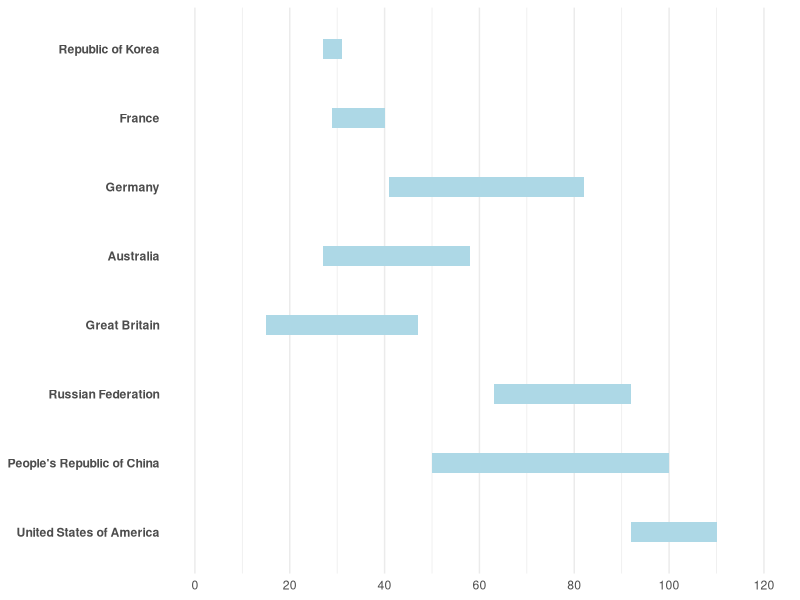
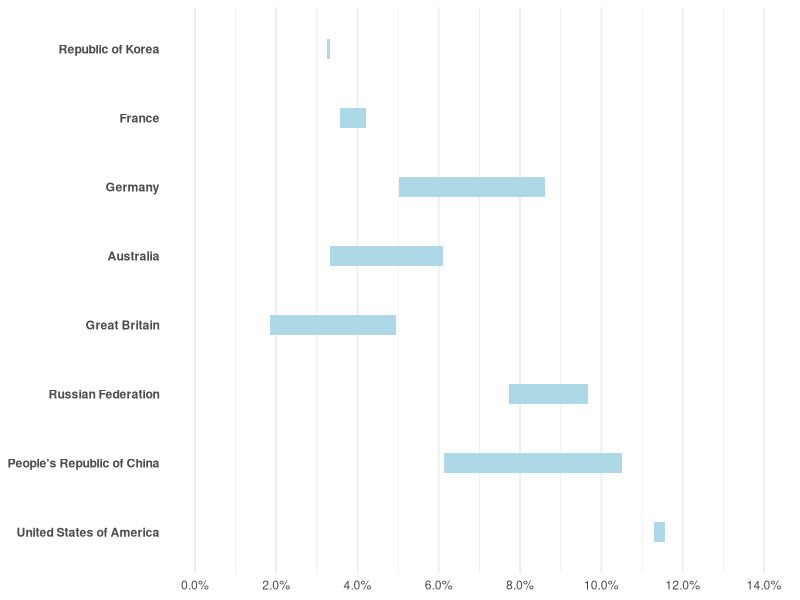
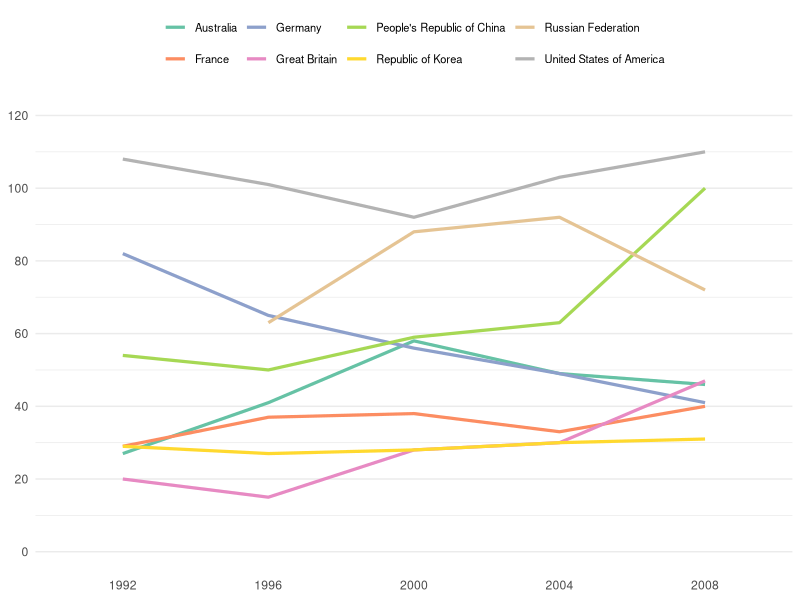
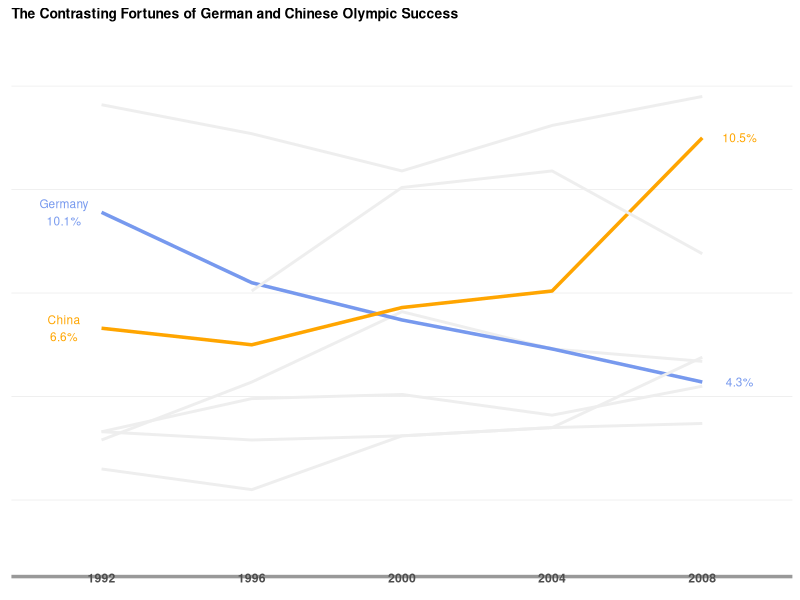

R code for these plots, in order:
## ---- chunk 1
rm(list = ls())
knitr::opts_chunk$set(echo = TRUE)
library(dplyr)
library(tibble)
library(tidyr)
library(ggplot2)
library(cowplot)
library(grid)
library(RColorBrewer)
library(formattable)
theme_set(theme_minimal())
## ---- chunk 2
medals <- data_frame(
  Country = as.factor(c("United States of America", "People's Republic of China", 
              "Russian Federation", "Great Britain", "Australia", "Germany", 
              "France", "Republic of Korea", "All")),
  `2008` = c(110, 100, 72, 47, 46, 41, 40, 31, 951),
  `2004` = c(103, 63, 92, 30, 49, 49, 33, 30, 929),
  `2000` = c(92, 59, 88, 28, 58, 56, 38, 28, 925),
  `1996` = c(101, 50, 63, 15, 41, 65, 37, 27, 842),
  `1992` = c(108, 54, 112, 20, 27, 82, 29, 29, 815)
)

# Set up the comparisons for the last plot between China and Germany
medals$Compare <- as.factor(c(0, 1, 0, 0, 0, 2, 0, 0, 0))

medals_tidy <- medals %>%
  arrange(`2008`) %>%
  gather(Year, Medals, `2008`:`1992`) %>%
  filter(Year != "1992" | Country != "Russian Federation")

# Order the countries on the 2008 results.
sorted_countries <-
  medals_tidy %>%
  filter(Year == "2008", Country != "All") %>%
  select(Country)
sorted_countries <- as.character(sorted_countries$Country)
## ---- chunk 3
medals_min_max <- 
  medals_tidy %>%
  group_by(Country) %>%
  summarise(Min = min(Medals), Max = max(Medals))
## ---- chunk 4
medals_min_max %>%
  filter(Country != "All") %>%
  ggplot() +
  geom_crossbar(
    aes(x = Country, y = Min, ymin = Min, ymax = Max),
    fill = "lightblue", width = 0.3, linetype = 0) +
  coord_flip() +
  scale_x_discrete(limits = rev(sorted_countries)) +
  scale_y_continuous(breaks = seq(0, 120, 20), limits = c(0, 120)) +
  theme(
    axis.title = element_blank(),
    axis.text.y = element_text(face = "bold"),
    panel.grid.major.y = element_blank())
## ---- chunk 5
# Add percentages of "All". Not sure how to do this in dplyr
medals_min_max$MinPct <- as.numeric(sapply(medals_min_max$Min, 
                                function (x) x/medals_min_max[1, "Min"]))
medals_min_max$MaxPct <- as.numeric(sapply(medals_min_max$Max, 
                                function (x) x/medals_min_max[1, "Max"]))

medals_min_max %>%
  filter(Country != "All") %>%
  mutate(
    MinPct = percent(MinPct, digits = 1), 
    MaxPct = percent(MaxPct, digits = 1)) %>%
  ggplot() +
  geom_crossbar(
    aes(x = Country, y = MinPct, ymin = MinPct, ymax = MaxPct),
    fill = "lightblue", width = 0.3, linetype = 0) +
  coord_flip() +
  scale_x_discrete(
    limits = rev(sorted_countries)) +
  scale_y_continuous(
    breaks = percent(seq(0, 0.14, 0.02), digits = 1), 
    limits = c(0, 0.14)) +
  theme(
    axis.title = element_blank(),
    axis.text.y = element_text(face = "bold"),
    panel.grid.major.y = element_blank())
## ---- chunk 6
medals_tidy %>%
  filter(Country != "All") %>%
  ggplot(aes(x = Year, y = Medals, colour = Country, group = Country)) +
  geom_line(size = 1.1) +
  scale_y_continuous(
    breaks = seq(0, 120, 20), limits = c(0, 120)) +
  scale_colour_discrete(
    limits=rev(sorted_countries)) +
  scale_colour_brewer(palette = "Set2") +
  theme(
    panel.grid.major.x = element_blank(),
    axis.title = element_blank(),
    legend.title = element_blank(),
    legend.text = element_text(size = 8),
    legend.position = "top")
#ggdraw(switch_axis_position(p, axis = 'y'))
## ---- chunk 7
colour1 <- "#7799ee"
colour2 <- "orange"

medals_tidy %>%
  filter(Country != "All") %>%
  ggplot(aes(x = Year, y = Medals, colour = Country, group = Country)) +
  geom_line(aes(size = Compare, colour = Compare)) +

  guides(colour = FALSE, size = FALSE) + 
  scale_y_continuous(limits = c(0, 120)) +
  scale_size_manual(values = c(1, 1.2, 1.2)) +
  scale_colour_manual(values = c("#eeeeee", colour2, colour1)) +

  theme(
    panel.grid.major.x = element_blank(),
    axis.title = element_blank(),
    axis.line.x = element_line(colour = "#999999", size = 1.2),
    axis.text.x = element_text(face = "bold", margin = margin(t = -5, b = 5)),
    axis.text.y = element_blank(),
    panel.grid.major.y = element_blank(),
    plot.title = element_text(face = "bold", size = 10, hjust = 0)) +
    ggtitle("The Contrasting Fortunes of German and Chinese Olympic Success") +

  # LHS
  annotate(geom = "text", x = 0.75, y = 82, size = 3,
           label = "Germany\n10.1%", colour = colour1) +
  annotate(geom = "text", x = 0.75, y = 54, size = 3,
           label = "China\n6.6%", colour = colour2) +
  
  # RHS
  annotate(geom = "text", x = 5.25, y = 41, size = 3,
           label = "4.3%", colour = colour1) +
  annotate(geom = "text", x = 5.25, y = 100, size = 3,
           label = "10.5%", colour = colour2)
